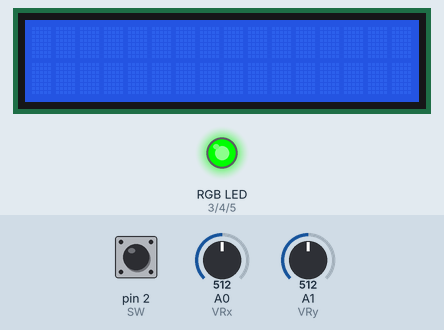
Recording of a sketch running on a simulated Arduino Uno, built with avr-gcc and run on an emulated ATmega328P. Parts: 16×2 character LCD, an RGB LED mixed from three pins (HIGH = lit). The test bench sets the inputs (shaded band); at power-on: A0 (VRx) = 512, pin 2 (SW) HIGH, A1 (VRy) = 512. Dim RGB values are drawn brighter than linear; what the sketch prints to the serial monitor is not drawn.

Above: at 1.2 s.
1.3 s: A0 (VRx) set to 488
At 2.1 s:
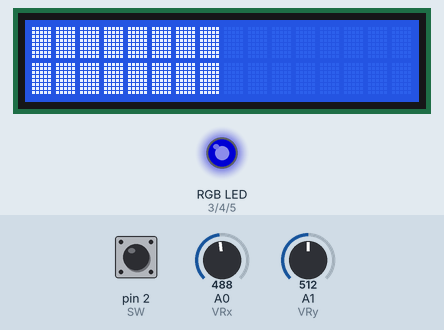
3.0 s: pin 2 (SW) pulled LOW for 0.6 s
At 4.0 s:
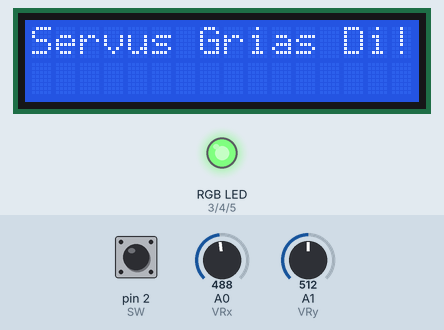
9.6 s: A1 (VRy) set to 308
At 12.1 s:
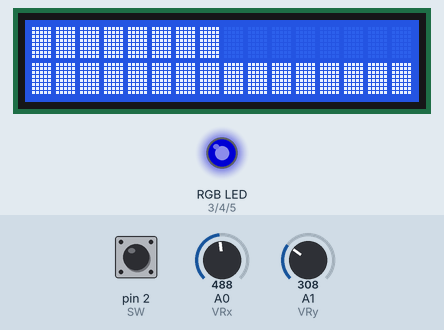
12.6 s: A1 (VRy) set to 288
At 13.5 s:
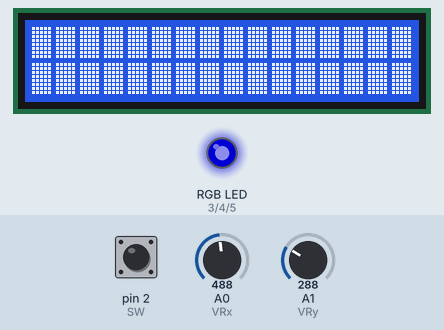
14.1 s: A0 (VRx) set to 510
At 15.0 s:
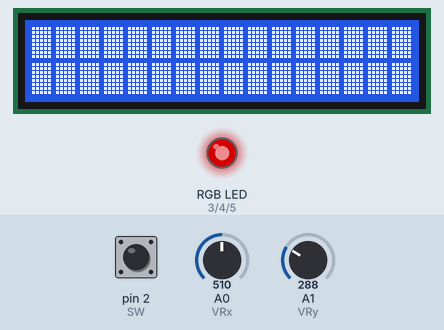
Timing chart, 0 to 16.7 s (numbered marks = the images above; inputs shaded):
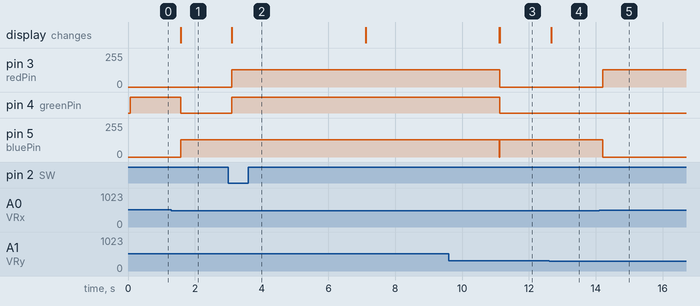

The sketch:

Pixel_Functions_LCD1602.ino
```cpp
// include the library code:
#include <LiquidCrystal.h>

// initialize the library with the numbers of the interface pins
LiquidCrystal lcd(7, 8, 9, 10, 11, 12);

// Joystick Pins
const int VRx = A0;
const int VRy = A1;
const int SW = 2;

// RGB LED Pins
const int redPin = 3;
const int greenPin = 4;
const int bluePin = 5;

// Custom Character
byte customChar[8] = {
  B11111,
  B11111,
  B11111,
  B11111,
  B11111,
  B11111,
  B11111,
  B11111
};

// Thresholds for joystick values
const int xLeftThreshold = 500;
const int xRightThreshold = 530;
const int yBottomThreshold = 300;
const int yMiddleThreshold = 500;

// Colors
const int BLUE[3] = {255, 0, 0}; //used to be red - changable
const int WHITE[3] = {0, 255, 0}; //used to be green - changable
const int RED[3] = {0, 0, 255}; //used to be blue - changable
const int GREEN[3] = {255, 255, 255}; //used to be white - changable

// Brightness level (0-255)
const int brightness = 128; // 50% brightness

void setup() {
  // set up the LCD's number of columns and rows:
  lcd.begin(16, 2);

  // Initialize the joystick pins
  pinMode(VRx, INPUT);
  pinMode(VRy, INPUT);
  pinMode(SW, INPUT_PULLUP);

  // Initialize the RGB LED pins
  pinMode(redPin, OUTPUT);
  pinMode(greenPin, OUTPUT);
  pinMode(bluePin, OUTPUT);

  // Create the custom character
  lcd.createChar(0, customChar);

  // Clear the display initially
  lcd.clear();

  // Initialize Serial communication
  Serial.begin(9600);

  // Set initial LED color to white (neutral) with specified brightness
  setRGBColor(WHITE, brightness);
}

void loop() {
  // Read the joystick values
  int xValue = analogRead(VRx);
  int yValue = analogRead(VRy);
  int buttonState = digitalRead(SW);

  // Print values to the Serial Monitor
  Serial.print("xValue: ");
  Serial.print(xValue);
  Serial.print(", yValue: ");
  Serial.print(yValue);
  Serial.print(", buttonState: ");
  Serial.println(buttonState);

  // Check if the button is pressed
  if (buttonState == 0) {
    // Display the welcoming message
    lcd.clear();
    lcd.setCursor(0, 0);
    lcd.print("Servus Grias Di!");
    lcd.setCursor(0, 1);
    lcd.print(" ");
    setRGBColor(GREEN, brightness); // Set RGB LED to Green for welcoming message
    delay(4000);
    lcd.clear();
    lcd.setCursor(0, 0);
    lcd.print("Ich bin der Teo!");
    lcd.setCursor(0, 1);
    lcd.print("   Freut mich!  ");
    delay(4000);
    lcd.clear(); // Clear the display after showing the message
    setRGBColor(WHITE, brightness); // Set RGB LED to White (Neutral)
    return; // Skip the rest of the loop to avoid flickering
  }

  bool isNeutral = true;

  // Determine the display based on yValue
  lcd.clear();
  if (yValue >= yBottomThreshold && yValue <= yMiddleThreshold) {
    // Display custom character on the second row only
    for (int col = 0; col < 16; col++) {
      lcd.setCursor(col, 1);
      lcd.write(byte(0));
    }
    setRGBColor(BLUE, brightness); // Set RGB LED to Blue for yValue changes
    isNeutral = false;
  } else if (yValue >= 0 && yValue < yBottomThreshold) {
    // Display custom character on both rows
    for (int row = 0; row < 2; row++) {
      for (int col = 0; col < 16; col++) {
        lcd.setCursor(col, row);
        lcd.write(byte(0));
      }
    }
    setRGBColor(BLUE, brightness); // Set RGB LED to Blue for yValue changes
    isNeutral = false;
  }

  // Determine the display based on xValue
  if (xValue < xLeftThreshold) {
    // Display custom character on the left half
    for (int row = 0; row < 2; row++) {
      for (int col = 0; col < 8; col++) {
        lcd.setCursor(col, row);
        lcd.write(byte(0));
      }
    }
    setRGBColor(RED, brightness); // Set RGB LED to Red for xValue changes
    isNeutral = false;
  } else if (xValue > xRightThreshold) {
    // Display custom character on the right half
    for (int row = 0; row < 2; row++) {
      for (int col = 8; col < 16; col++) {
        lcd.setCursor(col, row);
        lcd.write(byte(0));
      }
    }
    setRGBColor(RED, brightness); // Set RGB LED to Red for xValue changes
    isNeutral = false;
  }

  // If joystick is in neutral position
  if (isNeutral) {
    setRGBColor(WHITE, brightness); // Set RGB LED to White (Neutral)
  }

  // Add a small delay to avoid bouncing
  delay(500);
}

// Function to set RGB LED color with brightness
void setRGBColor(const int color[3], int brightness) {
  int red = map(color[0], 0, 255, 0, brightness);
  int green = map(color[1], 0, 255, 0, brightness);
  int blue = map(color[2], 0, 255, 0, brightness);

  analogWrite(redPin, red);
  analogWrite(greenPin, green);
  analogWrite(bluePin, blue);
}
```

Measured:
- the behaviour switches between 500 and 499 on A0 (VRx) (found by bisection; images 0 and 1)
- the behaviour switches between 300 and 299 on A1 (VRy) (found by bisection; images 3 and 4)
- after the input at 1.3 s, pin 4 (greenPin): HIGH → LOW after 0.28 s; pin 5 (bluePin): 0/255 → 128/255 after 0.28 s; the display: changes after 0.28 s (image 1)
- after the input at 3.0 s, pin 3 (redPin): 0/255 → 128/255 after 0.10 s; pin 4 (greenPin): LOW → HIGH after 0.10 s; the display: changes after 0.10 s (image 2)
- after the input at 9.6 s, pin 5 (bluePin): 128/255 → 0/255 after 1.5 s, → 128/255 0.01 s later; the display: first differs from a run without the input after 1.5 s (image 3)
- after the input at 12.6 s, the display: changes after 0.06 s (image 4)
- after the input at 14.1 s, pin 3 (redPin): 0/255 → 128/255 after 0.11 s; pin 5 (bluePin): 128/255 → 0/255 after 0.11 s
